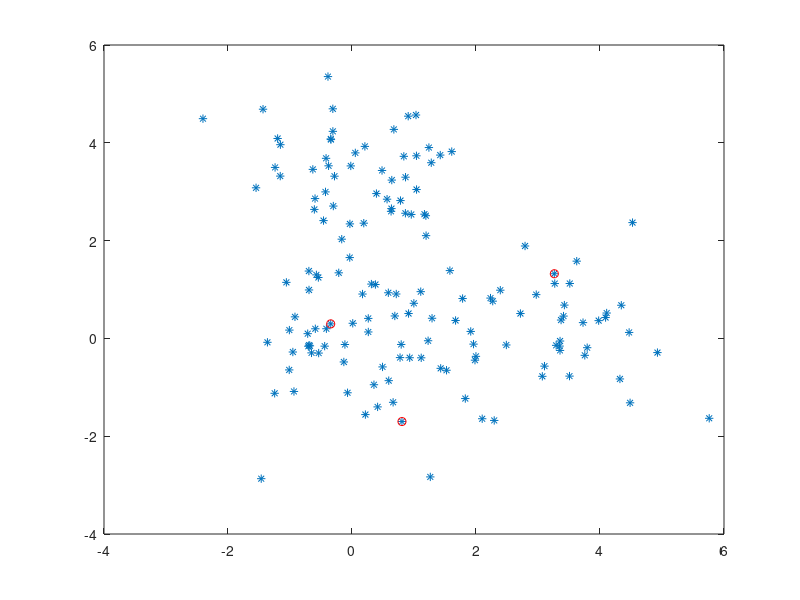
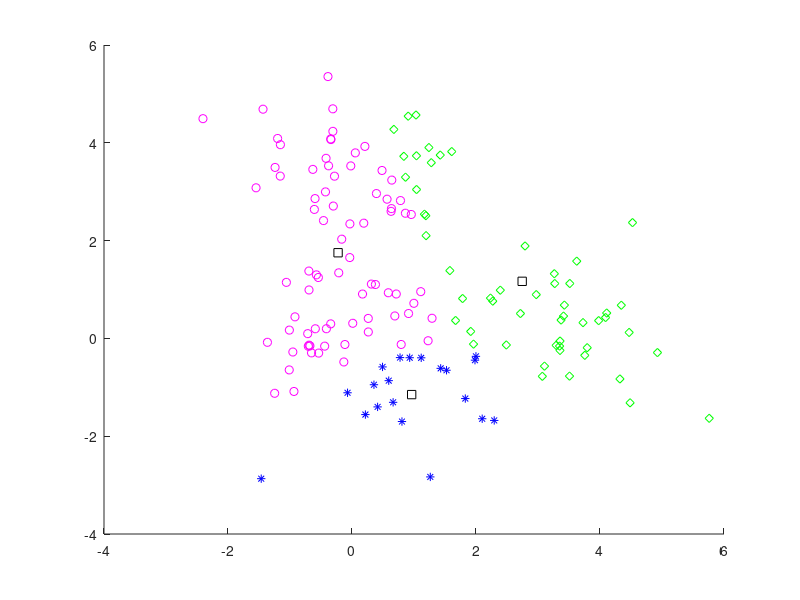
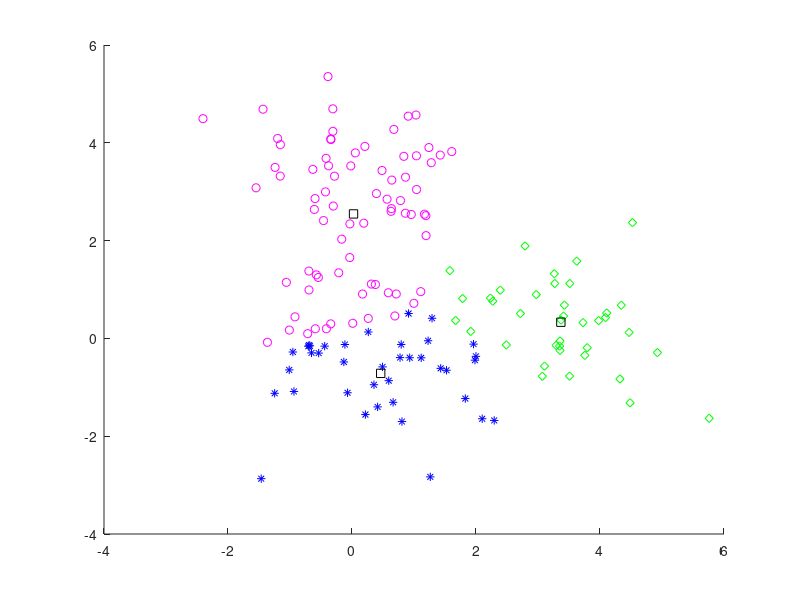
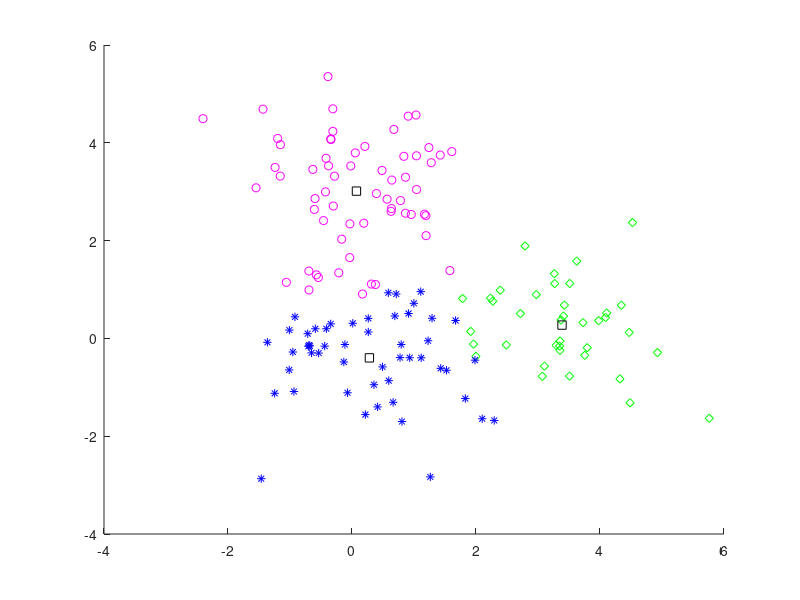

Write the MATLAB code that produced these figures, in order.
% K-means 군집화 알고리즘 (K=3)
% 학습 데이터 생성 -----------------------
X=[randn(50,2);
	randn(50,2)+repmat([3 0],50,1); randn(50,2)+repmat([0 3],50,1)];
save data7_8 X;
% 대표벡터의 초기화 ----------------------
figure(1);
plot(X(:,1),X(:,2),'*'); hold on;
N=size(X,1); K=3; m=zeros(K,2);
Xlabel=zeros(N,1); i=1;
% 단계 1 -- K개의 대표벡터를 선택
while(i<=K)
	t=floor(rand*N);	% 랜덤하게 데이터 선택
	if ((X(t,:)~=m(1,:)) & (X(t,:)~=m(2,:)) & (X(t,:)~=m(3,:)))
		m(i,:)=X(t,:);	% 선택된 데이터를 대표벡터로 둠
		plot(m(i,1), m(i,2), 'ro'); % 대표벡터를 그래프에 표시
		i=i+1;
	end
end
% K-means 반복 알고리즘의 시작 ---------------
cmode=['gd'; 'b*'; 'mo']; % 클러스터 별로 표시 기호 설정
for iteration=1:10 	% 단계 4 (단계 2와 3을 반복)
	figure(iteration+1); hold on;
% 단계 2 -- 각 데이터를 가까운 클러스터에 할당
	for i=1:N
		for j=1:K
			d(j)=(X(i,:)-m(j,:))*(X(i,:)-m(j,:))';
		end
		[minv, Xlabel(i)]=min(d);
		plot(X(i,1),X(i,2),cmode(Xlabel(i),:)); % 할당된 클러스터를 표시
	end
% 단계 3 -- 대표벡터를 다시 계산
	oldm=m;
	for i=1:K
		I=find(Xlabel==i);
		m(i,:)=mean(X(I,:));
	end
	for i=1:K
		plot(m(i,1), m(i,2), 'ks'); % 수정된 대표벡터를 표시
	end
	if sum(sum(sqrt((oldm-m).^2)))<10^(-3) break; end % 반복 완료 조건 검사
end % 단계 4 (단계 2와 3을 반복)